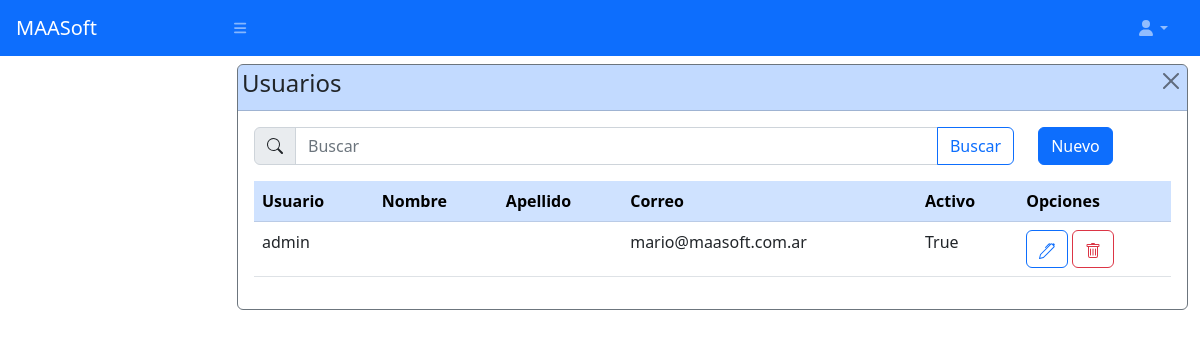
/usuarios/usuario/listar/, run on the app's committed database.
### apps/usuarios/models.py (models this page shows)
class User(AbstractUser):
  email = models.EmailField("Correo electrónico")
  email_alt = models.EmailField("Correo alternativo", max_length=50,
                               null=True, blank=True)
  telefono = models.CharField("Teléfono", max_length=9,
                             null=True, blank=True)
  iniciales = models.CharField("Iniciales", max_length=3,
                             null=True, blank=True)
  jerarquia = models.CharField("Jerarquía", max_length=1,
                             null=True, blank=True)
  vendedor = models.BooleanField(default=False, null=True, blank=True)

### apps/usuarios/views/user_views.py (the view)
# urls.py: path('usuario/listar/', UsuarioListView.as_view(), name='usuario_listar'),
class UsuarioListView(GenericListView):
	model = User
	context_object_name = 'usuarios'
	template_name = "usuarios/usuario_list.html"
	cadena_filtro = "Q(username__icontains=text) | Q(first_name__icontains=text) | Q(last_name__icontains=text) | Q(email__icontains=text)"
	extra_context = {
		"home_view_name": "home",
	}

### apps/usuarios/views/user_views_generics.py (called while the page is built)
	def get_queryset(self):
		queryset = super().get_queryset()
		text = self.request.GET.get('buscar', '')
		if text and self.cadena_filtro:
			queryset = queryset.filter( eval(self.cadena_filtro) )
		return queryset

	def get_context_data(self, **kwargs):
		context = super().get_context_data(**kwargs)
		context["buscar"] = self.request.GET.get('buscar', '')
		return context

### apps/usuarios/templates/usuarios/usuario_list.html (shortened to what this page needs)
<!DOCTYPE html>
{% extends 'base.html' %}
{% load static %}
{% load custom_tags %}
{% block header %}
	{% include 'top_nav.html' %}
{% endblock %}
{% block main %}
	{% block maincomponent %}
		{% block principalcomponent %}
			<div id="layoutSidenav_content">
				<main>
					<div class="container-fluid tbl-container">
						<div class="card border-secondary mb-3 mt-2">
							<div class="card-header bg-primary bg-opacity-25 text-dark d-flex
									justify-content-between p-1">
								<h4>Usuarios</h4>
								<button type="button" class="btn-close btn-close-blue"
									aria-label="Close"
									onclick="window.location.href='{% url home_view_name %}'">
								</button>
							</div>
							<div class="card-body">
								<div class="row">
									<div class="col col-10">
										<form method="get">
											<div class="input-group flex-nowrap">
												<span class="input-group-text">
												</span>
												<input type="text" class="form-control" name="buscar" value="{{ buscar }}" placeholder="Buscar">
												<button class="btn btn-outline-primary">Buscar</button>
											</div>
										</form>
									</div>
									<div class="col col-2">
										<a class="btn btn-primary" href="{% url 'usuario_crear' %}">Nuevo</a>
									</div>
								</div>
								<div class="table-responsive mt-3">
									<table class="table">
										<thead class="table-primary">
											<tr>
												<th>Usuario</th>
												<th>Nombre</th>
												<th>Apellido</th>
												<th>Correo</th>
												<th>Activo</th>
												<th class="col-2">Opciones</th>
											</tr>
										</thead>
										<tbody>
											{% for usuario in usuarios %}
											<tr>
												<td>{{ usuario.username }}</td>
												<td>{{ usuario.first_name }}</td>
												<td>{{ usuario.last_name }}</td>
												<td>{{ usuario.email }}</td>
												<td>{{ usuario.is_active }}</td>
												<td>
													<a class="btn btn-outline-primary" href="{% url 'usuario_editar' usuario.id %}"
														role="button">
													</a>
													<a class="btn btn-outline-danger" href="{% url 'usuario_eliminar' usuario.id %}"
														role="button">
													</a>
												</td>
											</tr>
											{% endfor %}
										</tbody>
									</table>
								</div>
							</div>
						</div>
					</div>
				</main>
			</div>
		{% endblock principalcomponent %}
	{% endblock maincomponent %}
{% endblock main %}

### data on the page
User: username "admin", email "mario@maasoft.com.ar", is_active "True"
